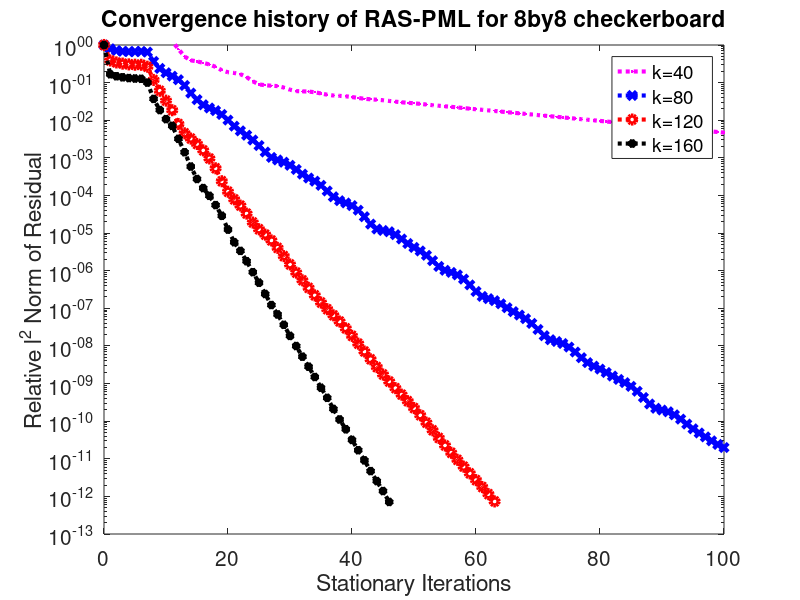

This chart was generated by the following MATLAB code:

res40 = [0.000353903, 0.00049699, 0.000490924, 0.000512798, 0.000560676, 0.000628884, 0.000723109, 0.000823375, 0.000828552, 0.000785081, 0.000653939, 0.00044901, 0.000275806, 0.000173913, 0.000138301, 0.000129808, 0.000118977, 0.000107351, 9.27707e-05, 7.52701e-05, 6.6737e-05, 6.38705e-05, 5.92419e-05, 4.97141e-05, 3.84024e-05, 3.16895e-05, 3.01704e-05, 2.92373e-05, 2.86192e-05, 2.61897e-05, 2.2921e-05, 2.10383e-05, 2.07159e-05, 2.04686e-05, 1.96148e-05, 1.82373e-05, 1.6882e-05, 1.60732e-05, 1.57182e-05, 1.53253e-05, 1.46143e-05, 1.38543e-05, 1.31444e-05, 1.27584e-05, 1.24368e-05, 1.20458e-05, 1.15278e-05, 1.10307e-05, 1.06053e-05, 1.02851e-05, 9.98488e-06, 9.63608e-06, 9.25973e-06, 8.88873e-06, 8.57562e-06, 8.29901e-06, 8.03682e-06, 7.74717e-06, 7.4558e-06, 7.17566e-06, 6.92782e-06, 6.69751e-06, 6.47117e-06, 6.23859e-06, 6.00899e-06, 5.79422e-06, 5.5938e-06, 5.40431e-06, 5.21573e-06, 5.03013e-06, 4.84883e-06, 4.67831e-06, 4.51579e-06, 4.36e-06, 4.20683e-06, 4.05742e-06, 3.9132e-06, 3.77569e-06, 3.64431e-06, 3.51714e-06, 3.39355e-06, 3.27329e-06, 3.15783e-06, 3.04694e-06, 2.94059e-06, 2.83749e-06, 2.73769e-06, 2.64104e-06, 2.54813e-06, 2.45875e-06, 2.37262e-06, 2.28935e-06, 2.20878e-06, 2.13103e-06, 2.0561e-06, 1.98398e-06, 1.91435e-06, 1.84712e-06, 1.78213e-06, 1.71947e-06, 1.65905e-06, 1.60082e-06, 1.5446e-06, 1.49033e-06, 1.43793e-06, 1.38739e-06, 1.33865e-06, 1.29164e-06, 1.24628e-06, 1.20248e-06, 1.16022e-06, 1.11944e-06, 1.08012e-06, 1.04218e-06, 1.00557e-06, 9.70231e-07, 9.36137e-07, 9.03244e-07, 8.71513e-07, 8.40897e-07, 8.11352e-07, 7.82843e-07, 7.55335e-07, 7.28798e-07, 7.03193e-07, 6.78489e-07, 6.54649e-07, 6.31647e-07, 6.09454e-07, 5.88041e-07, 5.67381e-07, 5.47447e-07, 5.28212e-07, 5.09653e-07, 4.91747e-07, 4.74469e-07, 4.578e-07, 4.41715e-07, 4.26195e-07, 4.11221e-07, 3.96773e-07, 3.82832e-07, 3.69382e-07, 3.56404e-07, 3.43882e-07, 3.31799e-07, 3.20142e-07, 3.08894e-07, 2.98041e-07, 2.87569e-07, 2.77466e-07, 2.67717e-07, 2.58311e-07, 2.49235e-07, 2.40478e-07, 2.32029e-07, 2.23877e-07, 2.16011e-07, 2.08422e-07, 2.01099e-07, 1.94033e-07, 1.87216e-07, 1.80638e-07, 1.74292e-07, 1.68168e-07, 1.62259e-07, 1.56558e-07, 1.51058e-07, 1.4575e-07, 1.4063e-07, 1.35689e-07, 1.30921e-07, 1.26321e-07, 1.21883e-07, 1.17601e-07, 1.13469e-07, 1.09482e-07, 1.05636e-07, 1.01924e-07, 9.83431e-08, 9.48878e-08, 9.1554e-08, 8.83373e-08, 8.52336e-08, 8.22389e-08, 7.93495e-08, 7.65616e-08, 7.38716e-08, 7.12762e-08, 6.87719e-08, 6.63556e-08, 6.40242e-08, 6.17748e-08, 5.96043e-08, 5.75102e-08, 5.54896e-08, 5.354e-08, 5.16588e-08, 4.98438e-08, 4.80926e-08, 4.64029e-08]
res80 = [0.000106515, 8.45039e-05, 7.59053e-05, 7.22627e-05, 7.08297e-05, 7.11203e-05, 7.20798e-05, 6.89781e-05, 3.89311e-05, 2.53272e-05, 1.94882e-05, 1.58025e-05, 1.26926e-05, 8.95959e-06, 5.61758e-06, 3.7531e-06, 2.7396e-06, 2.2513e-06, 1.91008e-06, 1.51277e-06, 1.07512e-06, 7.40584e-07, 5.54274e-07, 4.25734e-07, 3.17871e-07, 2.25973e-07, 1.51808e-07, 1.09692e-07, 9.36475e-08, 8.1615e-08, 6.74655e-08, 5.23753e-08, 3.93399e-08, 3.10291e-08, 2.55606e-08, 1.97744e-08, 1.39824e-08, 9.81205e-09, 7.71601e-09, 6.74994e-09, 5.7246e-09, 4.3241e-09, 2.8952e-09, 1.84991e-09, 1.36729e-09, 1.24973e-09, 1.15374e-09, 9.65964e-10, 7.42256e-10, 5.61377e-10, 4.42806e-10, 3.55702e-10, 2.7364e-10, 1.95836e-10, 1.37807e-10, 1.09052e-10, 9.6049e-11, 8.21613e-11, 6.38394e-11, 4.47307e-11, 2.98535e-11, 2.212e-11, 1.92248e-11, 1.69541e-11, 1.40165e-11, 1.10265e-11, 8.69393e-12, 7.03883e-12, 5.62517e-12, 4.21285e-12, 2.91701e-12, 1.99093e-12, 1.55509e-12, 1.39419e-12, 1.23063e-12, 9.93017e-13, 7.32355e-13, 5.17283e-13, 3.82496e-13, 3.0945e-13, 2.57868e-13, 2.09873e-13, 1.68214e-13, 1.36856e-13, 1.12487e-13, 8.95421e-14, 6.63944e-14, 4.54575e-14, 3.05235e-14, 2.34494e-14, 2.10314e-14, 1.88697e-14, 1.56849e-14, 1.20825e-14, 8.93537e-15, 6.67068e-15, 5.15571e-15, 4.05303e-15, 3.18991e-15, 2.55499e-15, 2.1185e-15, 1.77385e-15, 1.42981e-15, 1.07294e-15, 7.45971e-16, 5.0452e-16, 3.76526e-16, 3.25837e-16, 2.90939e-16, 2.46943e-16, 1.97453e-16, 1.51907e-16, 1.15288e-16, 8.7191e-17]
res120 = [5.24618e-05, 2.03517e-05, 1.80335e-05, 1.67867e-05, 1.60193e-05, 1.56917e-05, 1.56449e-05, 1.3873e-05, 6.17475e-06, 3.18217e-06, 1.74045e-06, 9.67682e-07, 4.15929e-07, 2.35849e-07, 1.70475e-07, 1.2277e-07, 8.29504e-08, 5.04869e-08, 2.77253e-08, 1.25342e-08, 6.60034e-09, 4.13792e-09, 2.82136e-09, 1.72828e-09, 1.00125e-09, 6.61916e-10, 4.76742e-10, 3.34614e-10, 2.11958e-10, 1.27936e-10, 7.69021e-11, 4.67023e-11, 2.91446e-11, 1.83447e-11, 1.15663e-11, 7.46058e-12, 4.9667e-12, 3.41232e-12, 2.34073e-12, 1.53455e-12, 9.71e-13, 6.03822e-13, 3.73603e-13, 2.31306e-13, 1.439e-13, 9.12481e-14, 5.94154e-14, 3.95583e-14, 2.65832e-14, 1.77915e-14, 1.17094e-14, 7.53988e-15, 4.77447e-15, 2.99816e-15, 1.8805e-15, 1.18583e-15, 7.56881e-16, 4.91574e-16, 3.24063e-16, 2.14792e-16, 1.41942e-16, 9.29706e-17, 6.0193e-17, 3.85521e-17]
res160 = [3.17282e-05, 5.30348e-06, 4.69964e-06, 4.40618e-06, 4.1934e-06, 4.07868e-06, 4.00177e-06, 3.17582e-06, 1.16924e-06, 5.92607e-07, 3.39814e-07, 2.24283e-07, 1.01383e-07, 4.48428e-08, 1.86142e-08, 8.69461e-09, 4.98123e-09, 3.09444e-09, 1.76095e-09, 9.14101e-10, 3.94587e-10, 1.81767e-10, 1.06507e-10, 5.68963e-11, 2.90106e-11, 1.52368e-11, 7.61665e-12, 3.87946e-12, 2.18255e-12, 1.15514e-12, 5.86272e-13, 3.14967e-13, 1.64087e-13, 8.85293e-14, 4.73217e-14, 2.4496e-14, 1.32064e-14, 6.69487e-15, 3.51708e-15, 1.93923e-15, 1.00446e-15, 5.36165e-16, 2.88599e-16, 1.49401e-16, 8.09677e-17, 4.39799e-17, 2.25529e-17]



semilogy(0:size(res40,2)-1,res40/res40(1),'m:.','DisplayName','k=40','LineWidth',3); hold on;

semilogy(0:size(res80,2)-1,res80/res80(1),'b:x','DisplayName','k=80','LineWidth',3); hold on;

semilogy(0:size(res120,2)-1,res120/res120(1),'r:o','DisplayName','k=120','LineWidth',3); hold on;

semilogy(0:size(res160,2)-1,res160/res160(1),'k:*','DisplayName','k=160','LineWidth',3); hold on;


legend('show');
axis([0 100 1e-13 1])
%axis([0 20 1e-10 1])
xlabel('Stationary Iterations');
ylabel('Relative l^2 Norm of Residual');
title('Convergence history of RAS-PML for 8by8 checkerboard');
set(gca,'FontSize',15);
hold off

